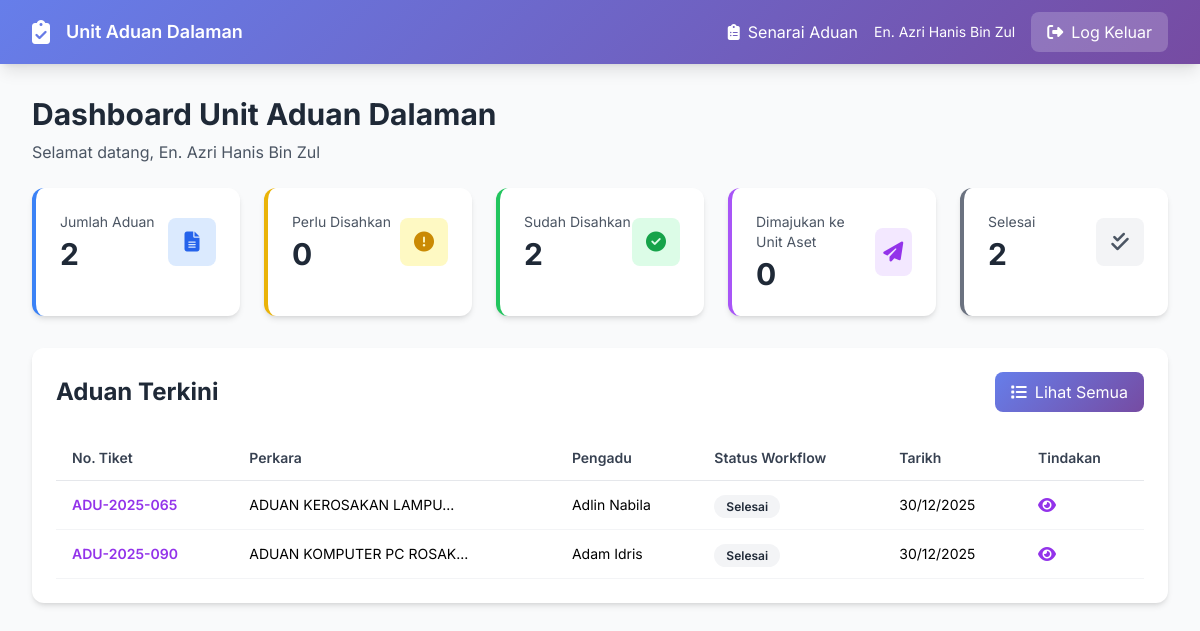
/admin/unit-aduan-dalaman/index.php (signed in), run on an earlier commit of the app's database.
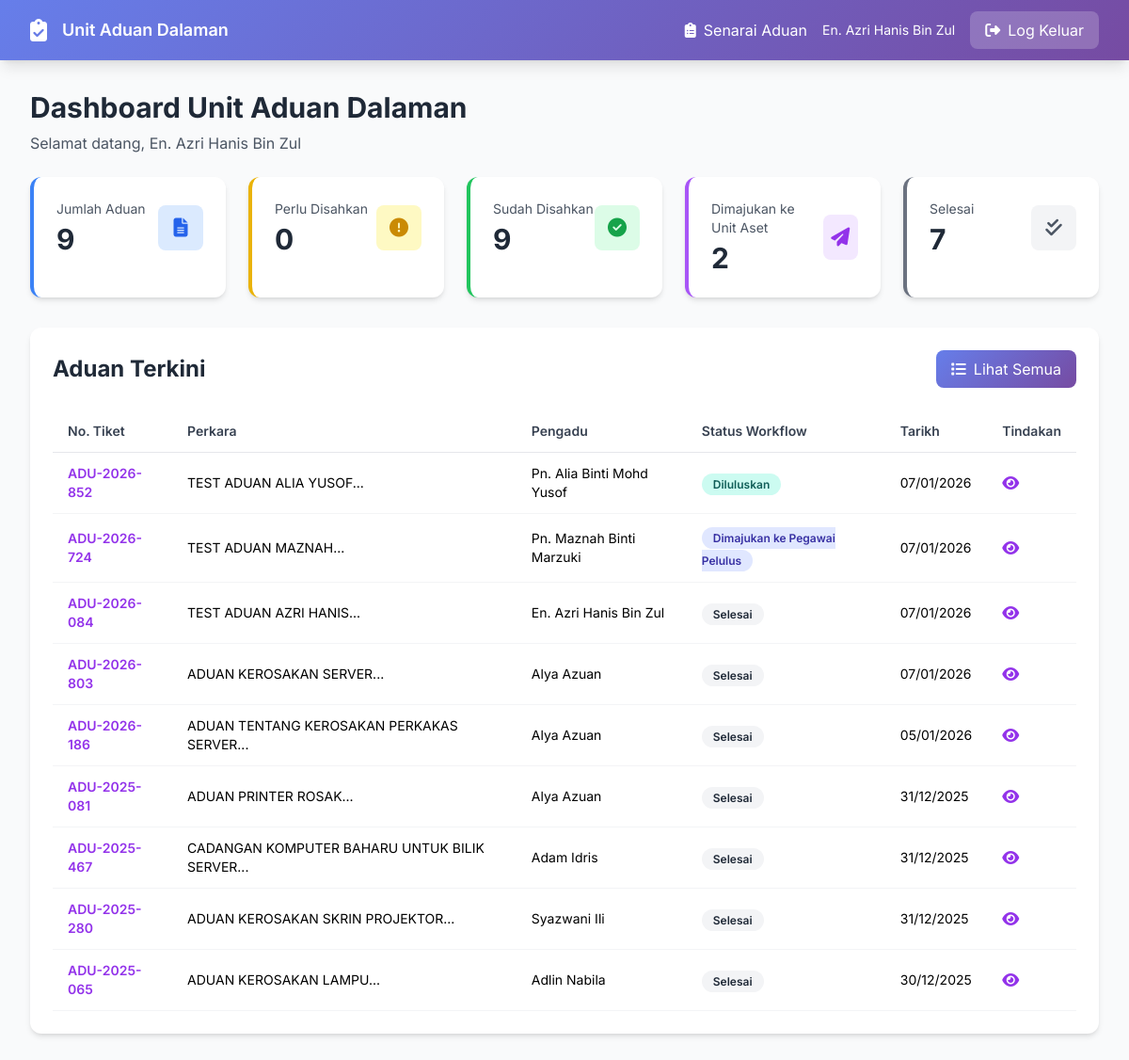
And on a later commit of the database.
### tables this page shows
CREATE TABLE `complaints` (
  `id` int NOT NULL,
  `ticket_number` varchar(50) NOT NULL,
  `jenis` enum('aduan','cadangan') NOT NULL,
  `perkara` varchar(500) NOT NULL,
  `keterangan` text NOT NULL,
  `user_id` int DEFAULT NULL,
  `nama_pengadu` varchar(255) NOT NULL,
  `alamat` text,
  `no_telefon` varchar(50) DEFAULT NULL,
  `poskod` varchar(10) DEFAULT NULL,
  `jawatan` varchar(255) DEFAULT NULL,
  `bahagian` varchar(255) DEFAULT NULL,
  `tingkat` varchar(50) DEFAULT NULL,
  `email` varchar(255) NOT NULL,
  `no_sambungan` varchar(50) DEFAULT NULL,
  `jenis_aset` varchar(100) DEFAULT NULL,
  `no_pendaftaran_aset` varchar(100) DEFAULT NULL,
  `pengguna_akhir` varchar(255) DEFAULT NULL,
  `tarikh_kerosakan` date DEFAULT NULL,
  `perihal_kerosakan` varchar(255) DEFAULT NULL,
  `perihal_kerosakan_value` varchar(100) DEFAULT NULL,
  `officer_id` int DEFAULT NULL,
  `pegawai_penerima` varchar(255) DEFAULT NULL,
  `status` enum('pending','dalam_pemeriksaan','sedang_dibaiki','selesai','dibatalkan') DEFAULT 'pending',
  `workflow_status` enum('baru','disahkan_unit_aduan','dimajukan_unit_aset','dalam_semakan_unit_aset','dimajukan_pegawai_pelulus','diluluskan','ditolak','dimajukan_unit_it','selesai') DEFAULT 'baru',
  `unit_aduan_verified_by` int DEFAULT NULL,
  `priority` enum('rendah','sederhana','tinggi','kritikal') DEFAULT 'sederhana',
  `progress` int DEFAULT '0',
  `rating` enum('cemerlang','baik','memuaskan','tidak_memuaskan') DEFAULT NULL,
  `feedback_comment` text,
  `created_at` timestamp NOT NULL DEFAULT CURRENT_TIMESTAMP,
  `updated_at` timestamp NOT NULL DEFAULT CURRENT_TIMESTAMP ON UPDATE CURRENT_TIMESTAMP,
  `completed_at` timestamp NULL DEFAULT NULL,
  `unit_aduan_verified_at` datetime DEFAULT NULL,
  `dimajukan_ke` int DEFAULT NULL COMMENT 'Unit Aset Officer ID',
  `tindakan_susulan` text,
  `tindakan_kesimpulan` text,
  `unit_aset_officer_id` int DEFAULT NULL,
  `unit_aset_reviewed_at` datetime DEFAULT NULL,
  `pegawai_pelulus_id` int DEFAULT NULL,
  `pegawai_pelulus_reviewed_at` datetime DEFAULT NULL,
  `pegawai_pelulus_status` enum('diluluskan','ditolak','pending') DEFAULT 'pending',
  `unit_aset_processed_by` int DEFAULT NULL COMMENT 'User ID who processed in Unit Aset',
  `unit_aset_processed_at` datetime DEFAULT NULL COMMENT 'When Unit Aset processed',
  `approval_officer_id` int DEFAULT NULL COMMENT 'Approval officer for this complaint',
  `unit_it_officer_id` int DEFAULT NULL COMMENT 'Unit IT officer assigned to execute the work',
  `unit_it_assigned_at` datetime DEFAULT NULL COMMENT 'When Unit IT was assigned',
  `unit_it_completed_by` int DEFAULT NULL COMMENT 'User ID who completed in Unit IT',
  `unit_it_completed_at` datetime DEFAULT NULL COMMENT 'When Unit IT completed the work'
);

### config/config.php (called while the page is built, shortened)
<?php
function isLoggedIn() {
    return isset($_SESSION['user_id']) && !empty($_SESSION['user_id']);
}
function getUser() {
    return [
        'id' => $_SESSION['user_id'] ?? null,
        'nama' => $_SESSION['nama'] ?? null,
        'email' => $_SESSION['email'] ?? null,
        'role' => $_SESSION['role'] ?? 'user',
        'active_role' => $_SESSION['active_role'] ?? $_SESSION['role'] ?? 'user'
    ];
}

### admin/unit-aduan-dalaman/index.php (the view, shortened to what this page needs)
<?php
require_once __DIR__ . '/../../config/config.php';
$db = getDB();
$stmt = $db->query("SELECT COUNT(*) as total FROM complaints");
$total_complaints = $stmt->fetch()['total'];
$stmt = $db->query("SELECT COUNT(*) as total FROM complaints WHERE workflow_status = 'baru'");
$perlu_disahkan = $stmt->fetch()['total'];
$stmt = $db->query("SELECT COUNT(*) as total FROM complaints WHERE workflow_status IN ('disahkan_unit_aduan', 'dimajukan_unit_aset', 'dalam_semakan_unit_aset', 'dimajukan_pegawai_pelulus', 'diluluskan', 'selesai')");
$sudah_disahkan = $stmt->fetch()['total'];
$stmt = $db->query("SELECT COUNT(*) as total FROM complaints WHERE workflow_status IN ('dimajukan_unit_aset', 'dalam_semakan_unit_aset', 'dimajukan_pegawai_pelulus', 'diluluskan')");
$dimajukan_unit_aset = $stmt->fetch()['total'];
$stmt = $db->query("SELECT COUNT(*) as total FROM complaints WHERE workflow_status = 'selesai'");
$selesai = $stmt->fetch()['total'];
$stmt = $db->query("
    SELECT c.*,
           u.nama_penuh as verified_by_name,
           uao.nama as dimajukan_ke_nama
    FROM complaints c
    LEFT JOIN users u ON c.unit_aduan_verified_by = u.id
    LEFT JOIN unit_aset_officers uao ON c.dimajukan_ke = uao.id
    ORDER BY c.created_at DESC
    LIMIT 10
");
$recent_complaints = $stmt->fetchAll();
$user = getUser();
?>
<!DOCTYPE html>
<html lang="ms">
<head>
    <script src="https://cdn.tailwindcss.com"></script>
    <link href="https://cdnjs.cloudflare.com/ajax/libs/font-awesome/6.4.0/css/all.min.css" rel="stylesheet">
</head>
<body class="bg-gray-50">
    <nav class="gradient-bg text-white shadow-lg">
        <div class="max-w-7xl mx-auto px-4 sm:px-6 lg:px-8">
            <div class="flex justify-between items-center h-16">
                <div class="flex items-center space-x-4">
                    <i class="fas fa-clipboard-check text-2xl"></i>
                    <span class="font-semibold text-lg">Unit Aduan Dalaman</span>
                </div>
                <div class="flex items-center space-x-4">
                    <a href="complaints.php" class="hover:opacity-80">
                        <i class="fas fa-clipboard-list mr-2"></i>Senarai Aduan
                    </a>
                    <span class="text-sm"><?php echo htmlspecialchars($user['nama']); ?></span>
                    <a href="../../api/logout.php" class="px-4 py-2 bg-white bg-opacity-20 rounded-lg hover:bg-opacity-30 transition">
                        <i class="fas fa-sign-out-alt mr-2"></i>Log Keluar
                    </a>
                </div>
            </div>
        </div>
    </nav>
    <div class="max-w-7xl mx-auto px-4 sm:px-6 lg:px-8 py-8">
        <div class="mb-6">
            <h1 class="text-3xl font-bold text-gray-800">Dashboard Unit Aduan Dalaman</h1>
            <p class="text-gray-600 mt-2">Selamat datang, <?php echo htmlspecialchars($user['nama']); ?></p>
        </div>
        <div class="grid grid-cols-1 md:grid-cols-2 lg:grid-cols-5 gap-6 mb-8">
            <div class="bg-white rounded-xl shadow-md p-6 border-l-4 border-blue-500">
                <div class="flex items-center justify-between">
                    <div>
                        <p class="text-sm text-gray-600 mb-1">Jumlah Aduan</p>
                        <p class="text-3xl font-bold text-gray-800"><?php echo $total_complaints; ?></p>
                    </div>
                    <div class="w-12 h-12 bg-blue-100 rounded-lg flex items-center justify-center">
                        <i class="fas fa-file-alt text-blue-600 text-xl"></i>
                    </div>
                </div>
            </div>
            <div class="bg-white rounded-xl shadow-md p-6 border-l-4 border-yellow-500">
                <div class="flex items-center justify-between">
                    <div>
                        <p class="text-sm text-gray-600 mb-1">Perlu Disahkan</p>
                        <p class="text-3xl font-bold text-gray-800"><?php echo $perlu_disahkan; ?></p>
                    </div>
                    <div class="w-12 h-12 bg-yellow-100 rounded-lg flex items-center justify-center">
                        <i class="fas fa-exclamation-circle text-yellow-600 text-xl"></i>
                    </div>
                </div>
            </div>
            <div class="bg-white rounded-xl shadow-md p-6 border-l-4 border-green-500">
                <div class="flex items-center justify-between">
                    <div>
                        <p class="text-sm text-gray-600 mb-1">Sudah Disahkan</p>
                        <p class="text-3xl font-bold text-gray-800"><?php echo $sudah_disahkan; ?></p>
                    </div>
                    <div class="w-12 h-12 bg-green-100 rounded-lg flex items-center justify-center">
                        <i class="fas fa-check-circle text-green-600 text-xl"></i>
                    </div>
                </div>
            </div>
            <div class="bg-white rounded-xl shadow-md p-6 border-l-4 border-purple-500">
                <div class="flex items-center justify-between">
                    <div>
                        <p class="text-sm text-gray-600 mb-1">Dimajukan ke Unit Aset</p>
                        <p class="text-3xl font-bold text-gray-800"><?php echo $dimajukan_unit_aset; ?></p>
                    </div>
                    <div class="w-12 h-12 bg-purple-100 rounded-lg flex items-center justify-center">
                        <i class="fas fa-paper-plane text-purple-600 text-xl"></i>
                    </div>
                </div>
            </div>
            <div class="bg-white rounded-xl shadow-md p-6 border-l-4 border-gray-500">
                <div class="flex items-center justify-between">
                    <div>
                        <p class="text-sm text-gray-600 mb-1">Selesai</p>
                        <p class="text-3xl font-bold text-gray-800"><?php echo $selesai; ?></p>
                    </div>
                    <div class="w-12 h-12 bg-gray-100 rounded-lg flex items-center justify-center">
                        <i class="fas fa-check-double text-gray-600 text-xl"></i>
                    </div>
                </div>
            </div>
        </div>
        <div class="bg-white rounded-xl shadow-md p-6">
            <div class="flex justify-between items-center mb-6">
                <h2 class="text-2xl font-bold text-gray-800">Aduan Terkini</h2>
                <a href="complaints.php" class="px-4 py-2 gradient-bg text-white rounded-lg hover:opacity-90 transition">
                    <i class="fas fa-list mr-2"></i>Lihat Semua
                </a>
            </div>
            <div class="overflow-x-auto">
                <table class="w-full">
                    <thead>
                        <tr class="border-b border-gray-200">
                            <th class="text-left py-3 px-4 text-sm font-semibold text-gray-700">No. Tiket</th>
                            <th class="text-left py-3 px-4 text-sm font-semibold text-gray-700">Perkara</th>
                            <th class="text-left py-3 px-4 text-sm font-semibold text-gray-700">Pengadu</th>
                            <th class="text-left py-3 px-4 text-sm font-semibold text-gray-700">Status Workflow</th>
                            <th class="text-left py-3 px-4 text-sm font-semibold text-gray-700">Tarikh</th>
                            <th class="text-left py-3 px-4 text-sm font-semibold text-gray-700">Tindakan</th>
                        </tr>
                    </thead>
                    <tbody>
                        <?php if (empty($recent_complaints)): ?>
                        <tr>
                            <td colspan="6" class="text-center py-8 text-gray-500">
                                <i class="fas fa-inbox text-4xl mb-2"></i>
                                <p>Tiada aduan</p>
                            </td>
                        </tr>
                        <?php else: ?>
                        <?php foreach ($recent_complaints as $complaint): ?>
                        <tr class="border-b border-gray-100 hover:bg-gray-50">
                            <td class="py-3 px-4 text-sm font-semibold text-purple-600">
                                <?php echo htmlspecialchars($complaint['ticket_number']); ?>
                            </td>
                            <td class="py-3 px-4 text-sm">
                                <?php echo htmlspecialchars(substr($complaint['perkara'], 0, 50)); ?>...
                            </td>
                            <td class="py-3 px-4 text-sm">
                                <?php echo htmlspecialchars($complaint['nama_pengadu']); ?>
                            </td>
                            <td class="py-3 px-4">
                                <?php
                                $workflow_colors = [
                                    'baru' => 'bg-yellow-100 text-yellow-800',
                                    'disahkan_unit_aduan' => 'bg-green-100 text-green-800',
                                    'dimajukan_unit_aset' => 'bg-purple-100 text-purple-800',
                                    'dalam_semakan_unit_aset' => 'bg-blue-100 text-blue-800',
                                    'dimajukan_pegawai_pelulus' => 'bg-indigo-100 text-indigo-800',
                                    'diluluskan' => 'bg-teal-100 text-teal-800',
                                    'ditolak' => 'bg-red-100 text-red-800',
                                    'selesai' => 'bg-gray-100 text-gray-800'
                                ];
                                $workflow_labels = [
                                    'baru' => 'Baru',
                                    'disahkan_unit_aduan' => 'Disahkan Unit Aduan',
                                    'dimajukan_unit_aset' => 'Dimajukan ke Unit Aset',
                                    'dalam_semakan_unit_aset' => 'Dalam Semakan Unit Aset',
                                    'dimajukan_pegawai_pelulus' => 'Dimajukan ke Pegawai Pelulus',
                                    'diluluskan' => 'Diluluskan',
                                    'ditolak' => 'Ditolak',
                                    'selesai' => 'Selesai'
                                ];
                                $color = $workflow_colors[$complaint['workflow_status']] ?? 'bg-gray-100 text-gray-800';
                                $label = $workflow_labels[$complaint['workflow_status']] ?? $complaint['workflow_status'];
                                ?>
                                <span class="px-3 py-1 rounded-full text-xs font-semibold <?php echo $color; ?>">
                                    <?php echo $label; ?>
                                </span>
                            </td>
                            <td class="py-3 px-4 text-sm"><?php echo date('d/m/Y', strtotime($complaint['created_at'])); ?></td>
                            <td class="py-3 px-4">
                                <a href="view_complaint.php?id=<?php echo $complaint['id']; ?>"
                                   class="text-purple-600 hover:text-purple-800 mr-2" title="Lihat & Proses">
                                    <i class="fas fa-eye"></i>
                                </a>
                            </td>
                        </tr>
                        <?php endforeach; ?>
                        <?php endif; ?>
                    </tbody>
                </table>
            </div>
        </div>
    </div>
</body>
</html>

### admin/unit-aduan-dalaman/index.php (style rules this page uses)
* { font-family: 'Inter', sans-serif; }
.gradient-bg { background: linear-gradient(135deg, #667eea 0%, #764ba2 100%); }

What changed in the data, as far as the page shows it:
removed complaints: ticket_number "ADU-2025-090", perkara "ADUAN KOMPUTER PC ROSAK", nama_pengadu "Adam Idris", workflow_status "Selesai", created_at "30/12/2025"
added complaints: ticket_number "ADU-2026-852", perkara "TEST ADUAN ALIA YUSOF", nama_pengadu "Pn. Alia Binti Mohd Yusof", workflow_status "Diluluskan", created_at "07/01/2026"
added complaints: ticket_number "ADU-2026-724", perkara "TEST ADUAN MAZNAH", nama_pengadu "Pn. Maznah Binti Marzuki", workflow_status "Dimajukan ke Pegawai Pelulus", created_at "07/01/2026"
added complaints: ticket_number "ADU-2026-084", perkara "TEST ADUAN AZRI HANIS", nama_pengadu "En. Azri Hanis Bin Zul", workflow_status "Selesai", created_at "07/01/2026"
added complaints: ticket_number "ADU-2026-803", perkara "ADUAN KEROSAKAN SERVER", nama_pengadu "Alya Azuan", workflow_status "Selesai", created_at "07/01/2026"
added complaints: ticket_number "ADU-2026-186", perkara "ADUAN TENTANG KEROSAKAN PERKAKAS SERVER", nama_pengadu "Alya Azuan", workflow_status "Selesai", created_at "05/01/2026"
added complaints: ticket_number "ADU-2025-081", perkara "ADUAN PRINTER ROSAK", nama_pengadu "Alya Azuan", workflow_status "Selesai", created_at "31/12/2025"
added complaints: ticket_number "ADU-2025-467", perkara "CADANGAN KOMPUTER BAHARU UNTUK BILIK SERVER", nama_pengadu "Adam Idris", workflow_status "Selesai", created_at "31/12/2025"
added complaints: ticket_number "ADU-2025-280", perkara "ADUAN KEROSAKAN SKRIN PROJEKTOR", nama_pengadu "Syazwani Ili", workflow_status "Selesai", created_at "31/12/2025"
Also different on the page:
$total_complaints: "2" → "9"
$sudah_disahkan: "2" → "9"
$dimajukan_unit_aset: "0" → "2"
$selesai: "2" → "7"
